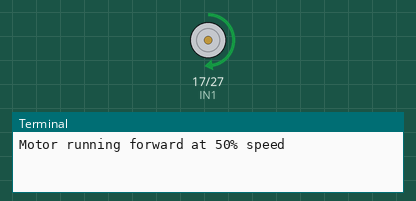
This program was run on a simulated Raspberry Pi (BCM pin numbers). On the bench: motor-driver pin pairs drawn as motors (green arrow = first pin HIGH = forward, orange = second pin HIGH = backward, longer = more drive, scaled by the enable pin), the last lines printed to the terminal. At 5.0 s the program stops and its outputs stay as they are.

Above: at 0.1 s.
At 2.1 s:
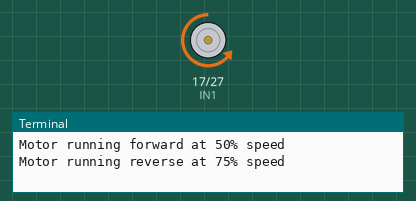
At 5.1 s:
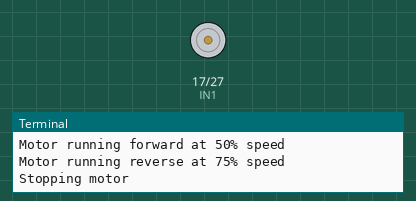
Timing chart, 0 to 6.5 s (numbered marks = the images above):
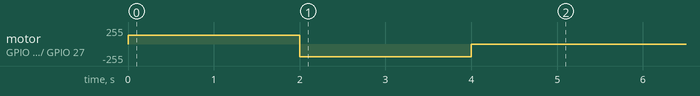

The program:

dc_motor.py
```python
import RPi.GPIO as GPIO
import time

# GPIO Pin Definitions
IN1 = 17  # Control pin 1
IN2 = 27  # Control pin 2
ENA = 18  # PWM pin for speed control

# GPIO Setup
GPIO.setmode(GPIO.BCM)
GPIO.setup(IN1, GPIO.OUT)
GPIO.setup(IN2, GPIO.OUT)
GPIO.setup(ENA, GPIO.OUT)

# PWM Setup
pwm = GPIO.PWM(ENA, 100)  # 100Hz PWM frequency
pwm.start(0)  # Start PWM with 0% duty cycle

def motor_forward(speed):
    GPIO.output(IN1, GPIO.HIGH)
    GPIO.output(IN2, GPIO.LOW)
    pwm.ChangeDutyCycle(speed)

def motor_reverse(speed):
    GPIO.output(IN1, GPIO.LOW)
    GPIO.output(IN2, GPIO.HIGH)
    pwm.ChangeDutyCycle(speed)

try:
    print("Motor running forward at 50% speed")
    motor_forward(50)  # Forward with 50% speed
    time.sleep(2)

    print("Motor running reverse at 75% speed")
    motor_reverse(75)  # Reverse with 75% speed
    time.sleep(2)

    print("Stopping motor")
    pwm.ChangeDutyCycle(0)  # Stop motor
    time.sleep(1)
except KeyboardInterrupt:
    print("Exiting...")
finally:
    pwm.stop()
    GPIO.cleanup()
```

Measured:
- by itself, motor on GPIO 17 (IN1) / GPIO 27 (IN2): stopped → forward 128/255 at 0.00 s, → backward 191/255 2.0 s later, → stopped 2.0 s later
